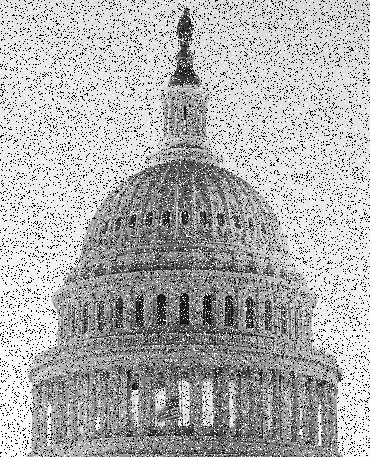
#> input picture labs/3. segmentation/noise.png, 370 x 457 px
$ jupyter execute --allow-errors SIV-Lab3b.ipynb
#> lines starting #> are read from the running program, lines starting #| are printed output that depends on the picture
# **Smoothing Spatial filters**

**Median Filter**

[cell 1]
import numpy as np
from PIL import Image
import matplotlib.pyplot as plt
import matplotlib.image as mpimg
import cv2

# [24 lines left out: function median_filter, not called in this run]

[cell 2]
img = Image.open("noise.png")
#> img is the input picture: PIL image 370x457 L; min 0, max 255, mean 176.4
#> (the rest of this cell did not finish here and is left out)

**Averaging Filter**

[cell 3]
# Read the image
img = cv2.imread('noise.png', 0)
m, n = img.shape
#> m = 457; n = 370

# Develop Averaging filter(3, 3) mask
mask = np.ones([3, 3], dtype = int)
mask = mask / 9

# Convolve the 3X3 mask over the image
img_new = np.zeros([m, n])

for i in range(1, m-1):
	for j in range(1, n-1):
		temp = img[i-1, j-1]*mask[0, 0]+img[i-1, j]*mask[0, 1]+img[i-1, j + 1]*mask[0, 2]+img[i, j-1]*mask[1, 0]+ img[i, j]*mask[1, 1]+img[i, j + 1]*mask[1, 2]+img[i + 1, j-1]*mask[2, 0]+img[i + 1, j]*mask[2, 1]+img[i + 1, j + 1]*mask[2, 2]

		img_new[i, j]= temp
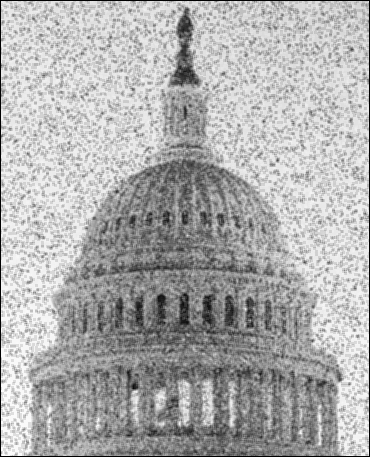
#> img_new: shape (457, 370) float64; min 0, max 253.3, mean 174.4

img_new = img_new.astype(np.uint8)


plt.figure(figsize=(15,6))
plt.subplot(121)
plt.title("Noise")
plt.imshow(img, cmap="gray", vmin=0, vmax=255)
plt.axis('off')
plt.set_cmap('gray')
plt.imshow(img)
plt.subplot(122)
plt.title("Averaging Filter")
plt.imshow(img_new, cmap="gray", vmin=0, vmax=255)
plt.axis('off')
plt.set_cmap('gray')
plt.imshow(img_new)
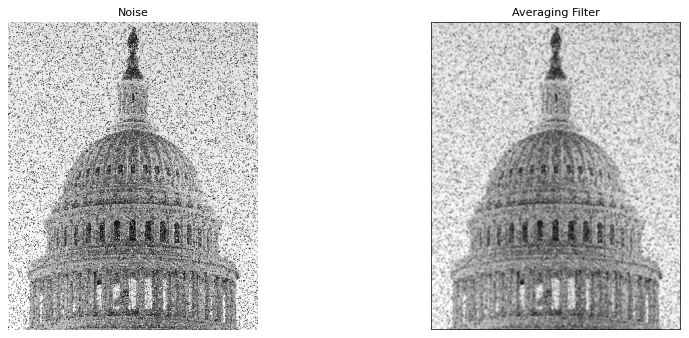
#> figure drawn by matplotlib, 2 panels
